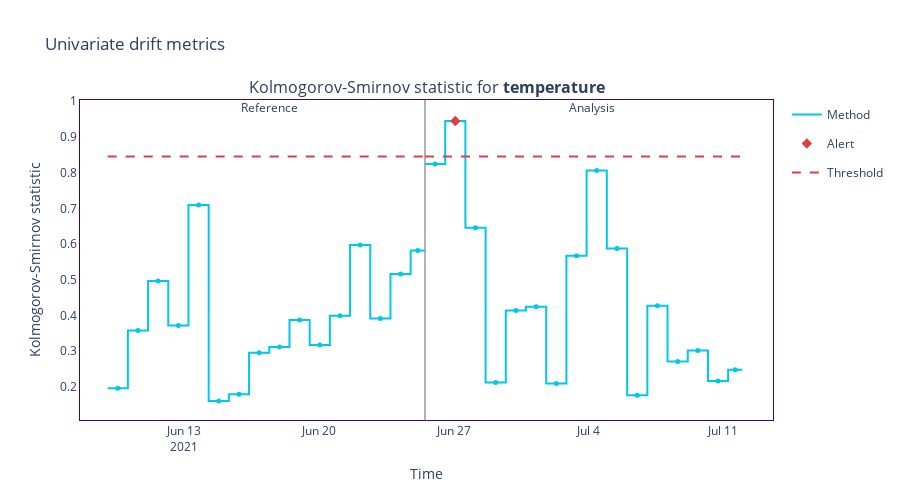

Notebook code for this chart:
### Code cell
fig = univariate_drift_results.filter(column_names='temperature').plot()
fig.show()
fig.write_image('small_chunk_temperature.svg')

### Figure 1 — Plotly figure (JSON) as saved in the notebook; plotly's stock layout.template omitted (floating-point values rounded to 4 significant figures)
{"data": [{"hoverinfo": "skip", "legendgroup": "metric_reference", "line": {"color": "#00c8e5", "shape": "hv", "width": 2}, "mode": "lines", "name": "Method", "showlegend": true, "type": "scatter", "x": ["2021-06-09T00:12:00", "2021-06-10T01:24:00", "2021-06-11T02:36:00", "2021-06-12T03:48:00", "2021-06-13T05:00:00", "2021-06-14T06:12:00", "2021-06-15T07:24:00", "2021-06-16T08:36:00", "2021-06-17T09:48:00", "2021-06-18T11:00:00", "2021-06-19T12:12:00", "2021-06-20T13:24:00", "2021-06-21T14:36:00", "2021-06-22T15:48:00", "2021-06-23T17:00:00", "2021-06-24T18:12:00", "2021-06-25T12:03:00"], "xaxis": "x", "y": [0.1963, 0.3578, 0.4962, 0.3722, 0.7091, 0.1608, 0.1796, 0.2957, 0.3114, 0.3871, 0.3172, 0.3989, 0.5974, 0.3916, 0.5163, 0.5819, 0.5819], "yaxis": "y"}, {"customdata": [["Kolmogorov-Smirnov statistic for <b>temperature</b>", "<b style=\"color:#00c8e5;line-height:60px\">Reference</b>", "", "[0:499]", "From <b>Jun-09-2021</b> to <b>Jun-10-2021</b>", 0.1963], ["Kolmogorov-Smirnov statistic for <b>temperature</b>", "<b style=\"color:#00c8e5;line-height:60px\">Reference</b>", "", "[500:999]", "From <b>Jun-10-2021</b> to <b>Jun-11-2021</b>", 0.3578], ["Kolmogorov-Smirnov statistic for <b>temperature</b>", "<b style=\"color:#00c8e5;line-height:60px\">Reference</b>", "", "[1000:1499]", "From <b>Jun-11-2021</b> to <b>Jun-12-2021</b>", 0.4962], ["Kolmogorov-Smirnov statistic for <b>temperature</b>", "<b style=\"color:#00c8e5;line-height:60px\">Reference</b>", "", "[1500:1999]", "From <b>Jun-12-2021</b> to <b>Jun-13-2021</b>", 0.3722], ["Kolmogorov-Smirnov statistic for <b>temperature</b>", "<b style=\"color:#00c8e5;line-height:60px\">Reference</b>", "", "[2000:2499]", "From <b>Jun-13-2021</b> to <b>Jun-14-2021</b>", 0.7091], ["Kolmogorov-Smirnov statistic for <b>temperature</b>", "<b style=\"color:#00c8e5;line-height:60px\">Reference</b>", "", "[2500:2999]", "From <b>Jun-14-2021</b> to <b>Jun-15-2021</b>", 0.1608], ["Kolmogorov-Smirnov statistic for <b>temperature</b>", "<b style=\"color:#00c8e5;line-height:60px\">Reference</b>", "", "[3000:3499]", "From <b>Jun-15-2021</b> to <b>Jun-16-2021</b>", 0.1796], ["Kolmogorov-Smirnov statistic for <b>temperature</b>", "<b style=\"color:#00c8e5;line-height:60px\">Reference</b>", "", "[3500:3999]", "From <b>Jun-16-2021</b> to <b>Jun-17-2021</b>", 0.2957], ["Kolmogorov-Smirnov statistic for <b>temperature</b>", "<b style=\"color:#00c8e5;line-height:60px\">Reference</b>", "", "[4000:4499]", "From <b>Jun-17-2021</b> to <b>Jun-18-2021</b>", 0.3114], ["Kolmogorov-Smirnov statistic for <b>temperature</b>", "<b style=\"color:#00c8e5;line-height:60px\">Reference</b>", "", "[4500:4999]", "From <b>Jun-18-2021</b> to <b>Jun-19-2021</b>", 0.3871], ["Kolmogorov-Smirnov statistic for <b>temperature</b>", "<b style=\"color:#00c8e5;line-height:60px\">Reference</b>", "", "[5000:5499]", "From <b>Jun-19-2021</b> to <b>Jun-20-2021</b>", 0.3172], ["Kolmogorov-Smirnov statistic for <b>temperature</b>", "<b style=\"color:#00c8e5;line-height:60px\">Reference</b>", "", "[5500:5999]", "From <b>Jun-20-2021</b> to <b>Jun-21-2021</b>", 0.3989], ["Kolmogorov-Smirnov statistic for <b>temperature</b>", "<b style=\"color:#00c8e5;line-height:60px\">Reference</b>", "", "[6000:6499]", "From <b>Jun-21-2021</b> to <b>Jun-22-2021</b>", 0.5974], ["Kolmogorov-Smirnov statistic for <b>temperature</b>", "<b style=\"color:#00c8e5;line-height:60px\">Reference</b>", "", "[6500:6999]", "From <b>Jun-22-2021</b> to <b>Jun-23-2021</b>", 0.3916], ["Kolmogorov-Smirnov statistic for <b>temperature</b>", "<b style=\"color:#00c8e5;line-height:60px\">Reference</b>", "", "[7000:7499]", "From <b>Jun-23-2021</b> to <b>Jun-24-2021</b>", 0.5163], ["Kolmogorov-Smirnov statistic for <b>temperature</b>", "<b style=\"color:#00c8e5;line-height:60px\">Reference</b>", "", "[7500:7853]", "From <b>Jun-24-2021</b> to <b>Jun-25-2021</b>", 0.5819]], "hovertemplate": "%{customdata[1]} &nbsp; &nbsp; %{customdata[2]} <br />Chunk: <b>%{customdata[3]}</b> &nbsp; &nbsp; %{customdata[4]} <br />%{customdata[0]}: <b>%{customdata[5]}</b><b r /><extra></extra>", "legendgroup": "metric_reference", "marker": {"color": "#00c8e5", "size": 5, "symbol": "circle"}, "mode": "markers", "name": "Method", "showlegend": false, "type": "scatter", "x": ["2021-06-09T12:48:00", "2021-06-10T14:00:00", "2021-06-11T15:12:00", "2021-06-12T16:24:00", "2021-06-13T17:36:00", "2021-06-14T18:48:00", "2021-06-15T20:00:00", "2021-06-16T21:12:00", "2021-06-17T22:24:00", "2021-06-18T23:36:00", "2021-06-20T00:48:00", "2021-06-21T02:00:00", "2021-06-22T03:12:00", "2021-06-23T04:24:00", "2021-06-24T05:36:00", "2021-06-25T03:07:30"], "xaxis": "x", "y": [0.1963, 0.3578, 0.4962, 0.3722, 0.7091, 0.1608, 0.1796, 0.2957, 0.3114, 0.3871, 0.3172, 0.3989, 0.5974, 0.3916, 0.5163, 0.5819, 0.5819], "yaxis": "y"}, {"hoverinfo": "skip", "legendgroup": "metric_analysis", "line": {"color": "#00c8e5", "shape": "hv", "width": 2}, "mode": "lines", "name": "Method", "showlegend": false, "type": "scatter", "x": ["2021-06-25T12:06:00", "2021-06-26T13:18:00", "2021-06-27T14:30:00", "2021-06-28T15:42:00", "2021-06-29T16:54:00", "2021-06-30T18:06:00", "2021-07-01T19:18:00", "2021-07-02T20:30:00", "2021-07-03T21:42:00", "2021-07-04T22:54:00", "2021-07-06T00:18:00", "2021-07-07T01:30:00", "2021-07-08T02:42:00", "2021-07-09T03:54:00", "2021-07-10T05:06:00", "2021-07-11T06:18:00", "2021-07-11T23:57:00"], "xaxis": "x", "y": [0.8243, 0.9447, 0.646, 0.2124, 0.414, 0.4247, 0.2094, 0.5671, 0.8063, 0.5874, 0.1766, 0.4269, 0.2712, 0.3018, 0.2166, 0.2476, 0.2476], "yaxis": "y"}, {"customdata": [["Kolmogorov-Smirnov statistic for <b>temperature</b>", "<b style=\"color:#00c8e5;line-height:60px\">Analysis</b>", "", "[0:499]", "From <b>Jun-25-2021</b> to <b>Jun-26-2021</b>", 0.8243], ["Kolmogorov-Smirnov statistic for <b>temperature</b>", "<b style=\"color:#00c8e5;line-height:60px\">Analysis</b>", "<span style=\"color:#AD0000\">⚠ <b>Drift detected</b></span>", "[500:999]", "From <b>Jun-26-2021</b> to <b>Jun-27-2021</b>", 0.9447], ["Kolmogorov-Smirnov statistic for <b>temperature</b>", "<b style=\"color:#00c8e5;line-height:60px\">Analysis</b>", "", "[1000:1499]", "From <b>Jun-27-2021</b> to <b>Jun-28-2021</b>", 0.646], ["Kolmogorov-Smirnov statistic for <b>temperature</b>", "<b style=\"color:#00c8e5;line-height:60px\">Analysis</b>", "", "[1500:1999]", "From <b>Jun-28-2021</b> to <b>Jun-29-2021</b>", 0.2124], ["Kolmogorov-Smirnov statistic for <b>temperature</b>", "<b style=\"color:#00c8e5;line-height:60px\">Analysis</b>", "", "[2000:2499]", "From <b>Jun-29-2021</b> to <b>Jun-30-2021</b>", 0.414], ["Kolmogorov-Smirnov statistic for <b>temperature</b>", "<b style=\"color:#00c8e5;line-height:60px\">Analysis</b>", "", "[2500:2999]", "From <b>Jun-30-2021</b> to <b>Jul-01-2021</b>", 0.4247], ["Kolmogorov-Smirnov statistic for <b>temperature</b>", "<b style=\"color:#00c8e5;line-height:60px\">Analysis</b>", "", "[3000:3499]", "From <b>Jul-01-2021</b> to <b>Jul-02-2021</b>", 0.2094], ["Kolmogorov-Smirnov statistic for <b>temperature</b>", "<b style=\"color:#00c8e5;line-height:60px\">Analysis</b>", "", "[3500:3999]", "From <b>Jul-02-2021</b> to <b>Jul-03-2021</b>", 0.5671], ["Kolmogorov-Smirnov statistic for <b>temperature</b>", "<b style=\"color:#00c8e5;line-height:60px\">Analysis</b>", "", "[4000:4499]", "From <b>Jul-03-2021</b> to <b>Jul-04-2021</b>", 0.8063], ["Kolmogorov-Smirnov statistic for <b>temperature</b>", "<b style=\"color:#00c8e5;line-height:60px\">Analysis</b>", "", "[4500:4999]", "From <b>Jul-04-2021</b> to <b>Jul-06-2021</b>", 0.5874], ["Kolmogorov-Smirnov statistic for <b>temperature</b>", "<b style=\"color:#00c8e5;line-height:60px\">Analysis</b>", "", "[5000:5499]", "From <b>Jul-06-2021</b> to <b>Jul-07-2021</b>", 0.1766], ["Kolmogorov-Smirnov statistic for <b>temperature</b>", "<b style=\"color:#00c8e5;line-height:60px\">Analysis</b>", "", "[5500:5999]", "From <b>Jul-07-2021</b> to <b>Jul-08-2021</b>", 0.4269], ["Kolmogorov-Smirnov statistic for <b>temperature</b>", "<b style=\"color:#00c8e5;line-height:60px\">Analysis</b>", "", "[6000:6499]", "From <b>Jul-08-2021</b> to <b>Jul-09-2021</b>", 0.2712], ["Kolmogorov-Smirnov statistic for <b>temperature</b>", "<b style=\"color:#00c8e5;line-height:60px\">Analysis</b>", "", "[6500:6999]", "From <b>Jul-09-2021</b> to <b>Jul-10-2021</b>", 0.3018], ["Kolmogorov-Smirnov statistic for <b>temperature</b>", "<b style=\"color:#00c8e5;line-height:60px\">Analysis</b>", "", "[7000:7499]", "From <b>Jul-10-2021</b> to <b>Jul-11-2021</b>", 0.2166], ["Kolmogorov-Smirnov statistic for <b>temperature</b>", "<b style=\"color:#00c8e5;line-height:60px\">Analysis</b>", "", "[7500:7853]", "From <b>Jul-11-2021</b> to <b>Jul-11-2021</b>", 0.2476]], "hovertemplate": "%{customdata[1]} &nbsp; &nbsp; %{customdata[2]} <br />Chunk: <b>%{customdata[3]}</b> &nbsp; &nbsp; %{customdata[4]} <br />%{customdata[0]}: <b>%{customdata[5]}</b><b r /><extra></extra>", "legendgroup": "metric_analysis", "marker": {"color": "#00c8e5", "size": 5, "symbol": "circle"}, "mode": "markers", "name": "Method", "showlegend": false, "type": "scatter", "x": ["2021-06-26T00:42:00", "2021-06-27T01:54:00", "2021-06-28T03:06:00", "2021-06-29T04:18:00", "2021-06-30T05:30:00", "2021-07-01T06:42:00", "2021-07-02T07:54:00", "2021-07-03T09:06:00", "2021-07-04T10:18:00", "2021-07-05T11:36:00", "2021-07-06T12:54:00", "2021-07-07T14:06:00", "2021-07-08T15:18:00", "2021-07-09T16:30:00", "2021-07-10T17:42:00", "2021-07-11T15:07:30"], "xaxis": "x", "y": [0.8243, 0.9447, 0.646, 0.2124, 0.414, 0.4247, 0.2094, 0.5671, 0.8063, 0.5874, 0.1766, 0.4269, 0.2712, 0.3018, 0.2166, 0.2476, 0.2476], "yaxis": "y"}, {"hoverinfo": "skip", "legendgroup": "alert", "marker": {"color": "#DD4040", "size": 8, "symbol": "diamond"}, "mode": "markers", "name": "Alert", "showlegend": true, "type": "scatter", "x": ["2021-06-27T01:54:00"], "xaxis": "x", "y": [0.9447], "yaxis": "y"}, {"hoverinfo": "skip", "legendgroup": "thresh", "line": {"color": "#DD4040", "dash": "dash", "width": 2}, "mode": "lines", "name": "Threshold", "showlegend": true, "type": "scatter", "x": ["2021-06-09T00:12:00", "2021-06-10T01:24:00", "2021-06-11T02:36:00", "2021-06-12T03:48:00", "2021-06-13T05:00:00", "2021-06-14T06:12:00", "2021-06-15T07:24:00", "2021-06-16T08:36:00", "2021-06-17T09:48:00", "2021-06-18T11:00:00", "2021-06-19T12:12:00", "2021-06-20T13:24:00", "2021-06-21T14:36:00", "2021-06-22T15:48:00", "2021-06-23T17:00:00", "2021-06-24T18:12:00", "2021-06-25T12:03:00"], "xaxis": "x", "y": [0.8449, 0.8449, 0.8449, 0.8449, 0.8449, 0.8449, 0.8449, 0.8449, 0.8449, 0.8449, 0.8449, 0.8449, 0.8449, 0.8449, 0.8449, 0.8449, 0.8449], "yaxis": "y"}, {"hoverinfo": "skip", "legendgroup": "thresh", "line": {"color": "#DD4040", "dash": "dash", "width": 2}, "mode": "lines", "name": "Threshold", "showlegend": false, "type": "scatter", "x": ["2021-06-25T12:06:00", "2021-06-26T13:18:00", "2021-06-27T14:30:00", "2021-06-28T15:42:00", "2021-06-29T16:54:00", "2021-06-30T18:06:00", "2021-07-01T19:18:00", "2021-07-02T20:30:00", "2021-07-03T21:42:00", "2021-07-04T22:54:00", "2021-07-06T00:18:00", "2021-07-07T01:30:00", "2021-07-08T02:42:00", "2021-07-09T03:54:00", "2021-07-10T05:06:00", "2021-07-11T06:18:00", "2021-07-11T23:57:00"], "xaxis": "x", "y": [0.8449, 0.8449, 0.8449, 0.8449, 0.8449, 0.8449, 0.8449, 0.8449, 0.8449, 0.8449, 0.8449, 0.8449, 0.8449, 0.8449, 0.8449, 0.8449, 0.8449], "yaxis": "y"}], "layout": {"annotations": [{"font": {"size": 16}, "showarrow": false, "text": "Kolmogorov-Smirnov statistic for <b>temperature</b>", "x": 0.5, "xanchor": "center", "xref": "paper", "y": 1, "yanchor": "bottom", "yref": "paper"}, {"showarrow": false, "text": "Reference", "x": "2021-06-16T21:12:00", "xref": "x", "xshift": 10, "y": 1.01, "yref": "y domain"}, {"showarrow": false, "text": "Analysis", "x": "2021-07-03T09:10:30", "xref": "x", "xshift": 15, "y": 1.01, "yref": "y domain"}], "height": 500, "hoverlabel": {"bgcolor": "white", "font": {"size": 14}}, "legend": {"itemclick": false, "itemdoubleclick": false, "traceorder": "grouped"}, "paper_bgcolor": "rgba(255,255,255,1)", "plot_bgcolor": "rgba(255,255,255,1)", "shapes": [{"layer": "below", "line": {"color": "#666666", "width": 1}, "type": "line", "x0": "2021-06-25T12:06:00", "x1": "2021-06-25T12:06:00", "xref": "x", "y0": 0, "y1": 1, "yref": "y domain"}], "title": {"text": "Univariate drift metrics"}, "xaxis": {"anchor": "y", "domain": [0, 1], "linecolor": "#3b0280", "matches": "x", "mirror": true, "showgrid": false, "title": {"text": "Time"}, "zeroline": false}, "yaxis": {"anchor": "x", "domain": [0, 1], "linecolor": "#3b0280", "mirror": true, "showgrid": false, "title": {"text": "Kolmogorov-Smirnov statistic"}, "zeroline": false}}}
